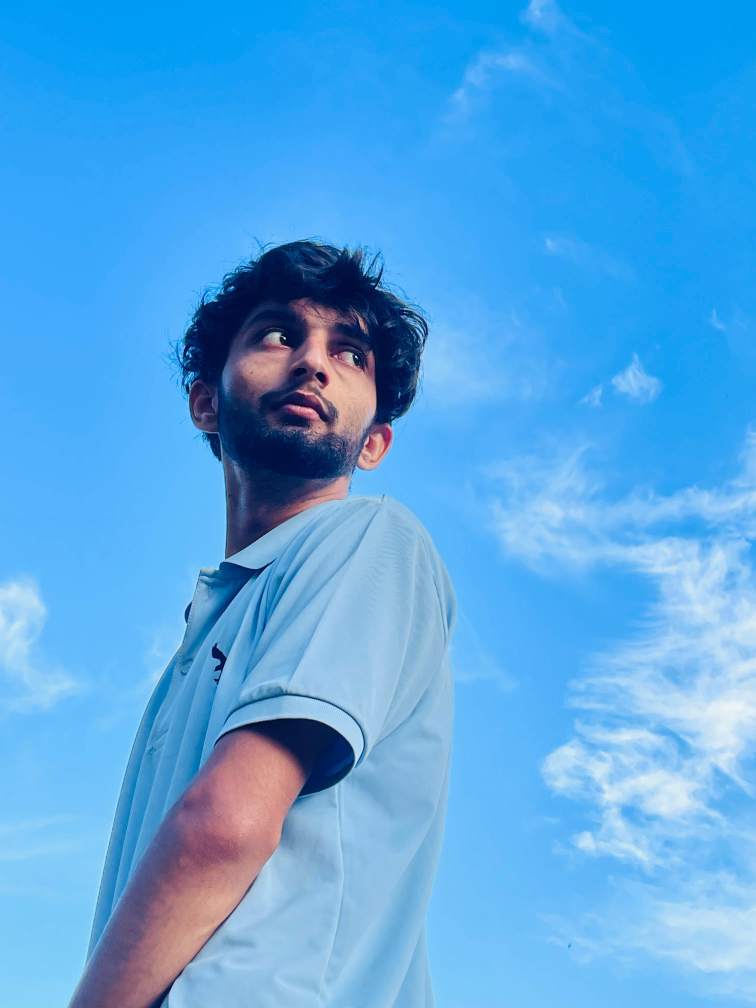
#> input picture edge_detection/sanjay.jpg, 3024 x 4032 px (shown at 1/4 size)
$ python threshold.py
#> lines starting #> are read from the running program, lines starting #| are printed output that depends on the picture; after the words box and inside, x2 and y2 are one past the last pixel; in counts of white or black regions, pixels touching at a corner belong together
import cv2

image =  cv2.imread("sanjay.jpg",cv2.IMREAD_GRAYSCALE)
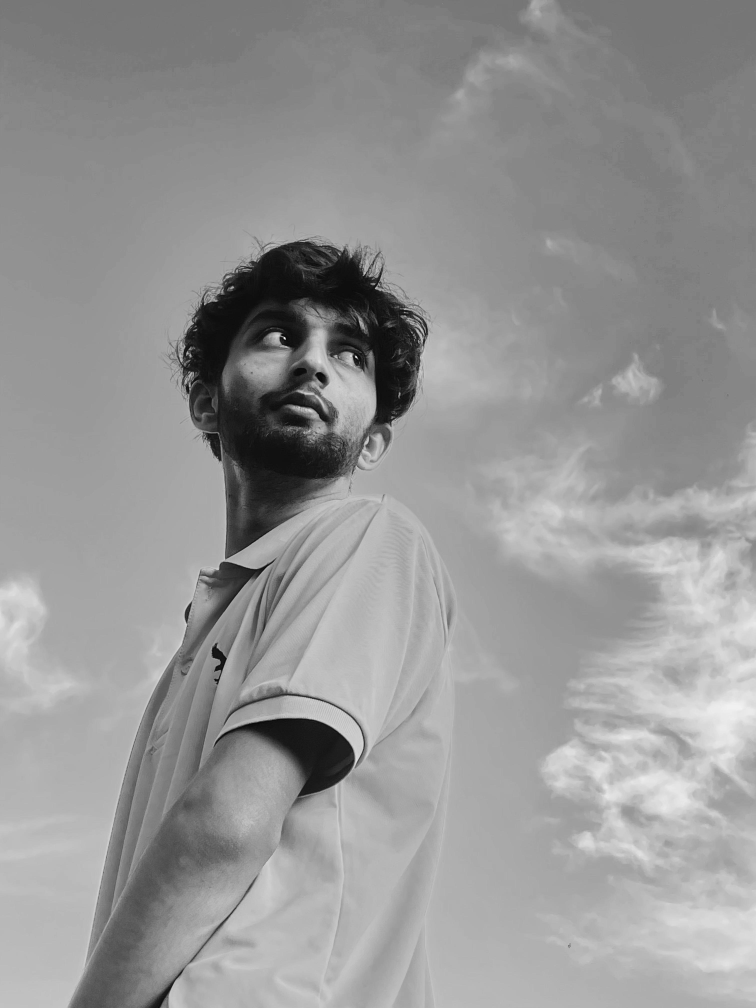
#> image: shape (4032, 3024) (shown at 1/4 size); min 0, max 255, mean 149.9
if image is None:
    print('opps image not found')
else:
    resized_image = cv2.resize(image,(500,800))
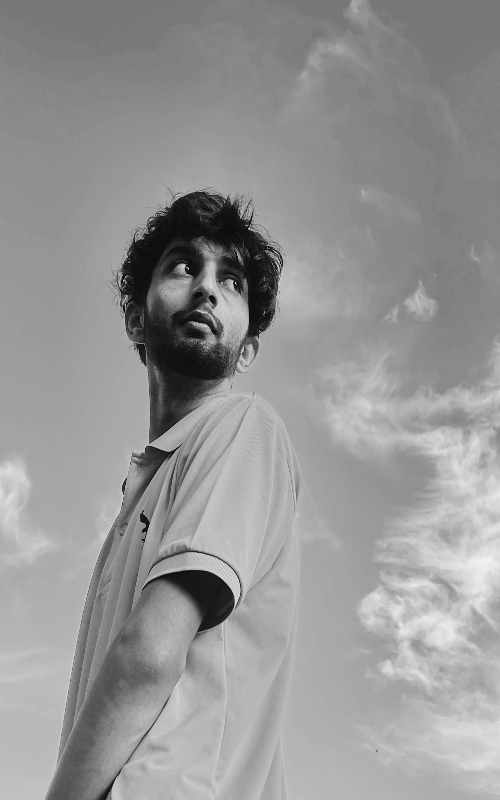
#> resized_image: shape (800, 500); min 4, max 242, mean 149.8
    retval, thresold_image = cv2.threshold(resized_image,120,255,cv2.THRESH_BINARY)
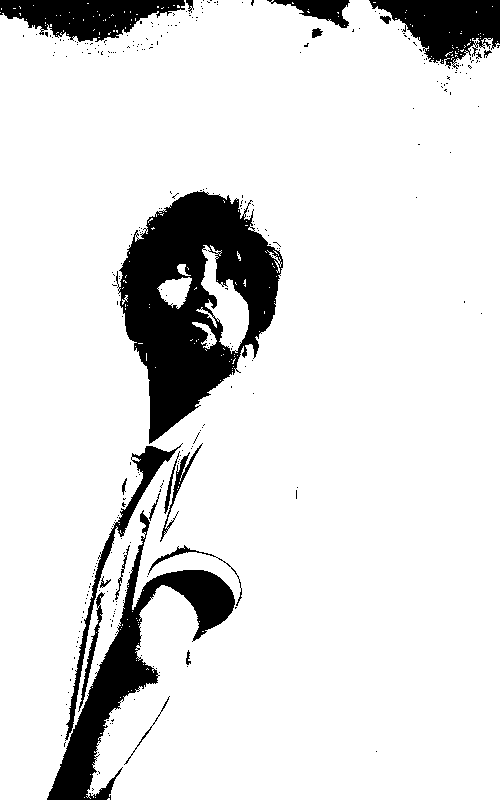
#> thresold_image: shape (800, 500); 87.9% white; 298 black regions (278 under 20 px), largest, box (x1, y1, x2, y2) and area: (116, 191, 283, 444) 21982, (47, 510, 235, 800) 10469, (369, 0, 500, 69) 5161
    cv2.imshow("original image",resized_image)
    cv2.imshow("threshold image",thresold_image)
    cv2.waitKey(0)
    cv2.destroyAllWindows()
